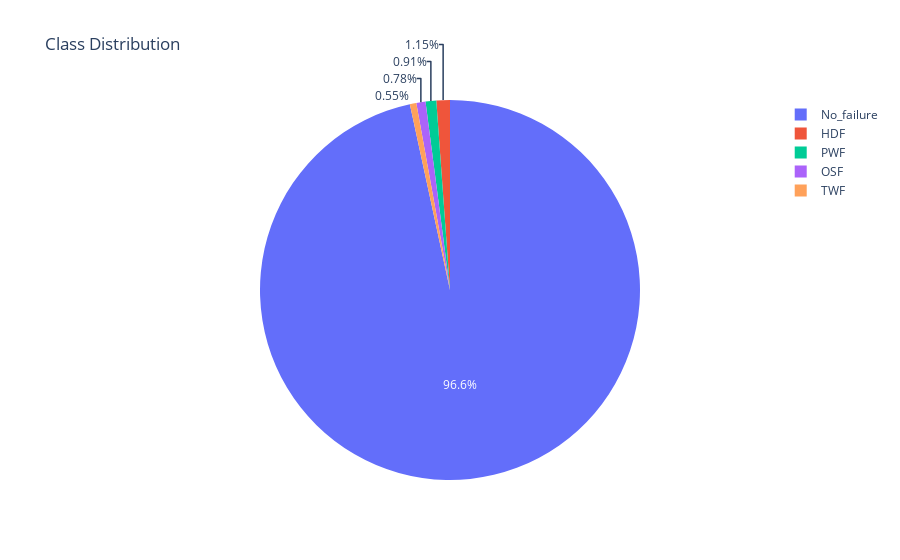

Notebook code for this chart:
### Code cell
df_failure_type = df.loc[df['Failure_type'] != "No Failure"]
proportions = df_failure_type['Failure_type'].value_counts(normalize=True)

plt.figure(figsize=(5, 8))
fig = px.pie(proportions, values=proportions.values, names=proportions.index, title='Class Distribution')
fig.show()

### Figure 1 — Plotly figure (JSON) as saved in the notebook; plotly's stock layout.template omitted (floating-point values rounded to 4 significant figures)
{"data": [{"domain": {"x": [0, 1], "y": [0, 1]}, "hovertemplate": "Failure_type=%{label}<br>value=%{value}<extra></extra>", "labels": ["No_failure", "HDF", "PWF", "OSF", "TWF"], "legendgroup": "", "name": "", "showlegend": true, "type": "pie", "values": [0.9661, 0.0115, 0.0091, 0.0078, 0.0055]}], "layout": {"legend": {"tracegroupgap": 0}, "title": {"text": "Class Distribution"}}}
